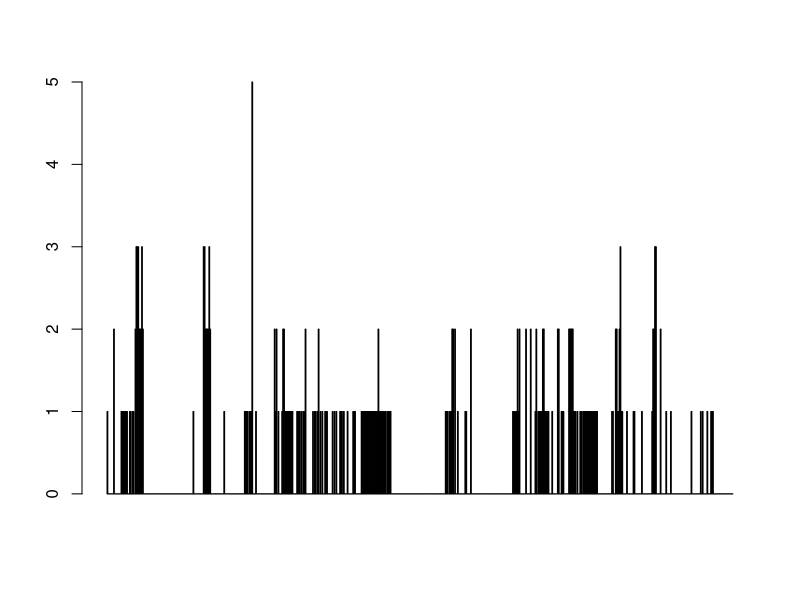
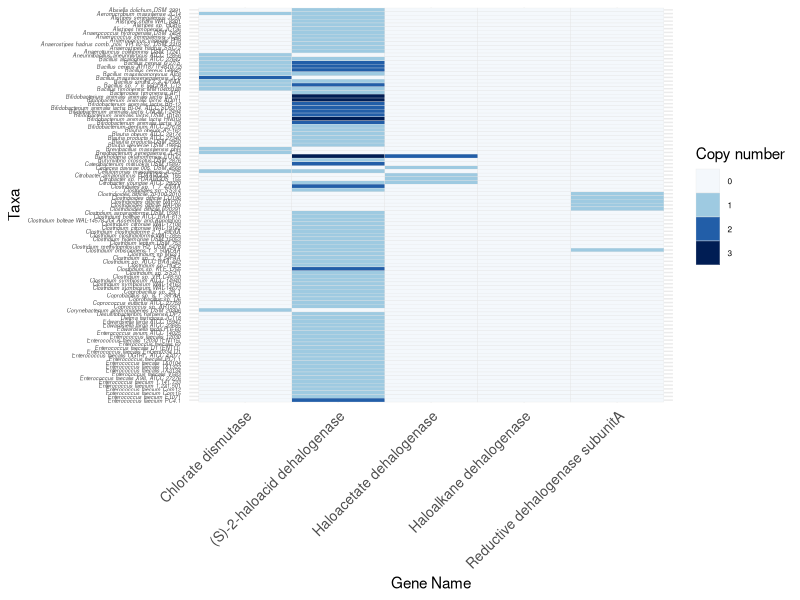

R code for these plots, in order:
## ---- chunk 1

library(ggplot2)
library(tidyverse)
library(knitr)
library(plyr)
library(RColorBrewer)

## ---- chunk 2

# read the results from IMG database downloaded on 20-apr-2018
genome_counts <- read.table("./Genomes/genome_results_EC_hits.txt", 
                            sep = "\t", row.names = 1, 
                            stringsAsFactors = FALSE, header = T)


dim(genome_counts)

## ---- chunk 3

colnames(genome_counts)

# Remove the first column a the information is not usefuls for this project.
genome_counts.2 <- genome_counts[,-1]

# Add a new colum to count total genes detected in each genome

genome_counts.2$Total <- rowSums(genome_counts.2)
dim(genome_counts.2)
# interactive table

#kable(genome_counts.2)
## ---- chunk 4

# now add a coulm with genome names
genome_counts.2$Taxa <- rownames(genome_counts.2)

barplot(genome_counts.2$Total)

## ---- chunk 5

# remove genomes with no hits
genome_counts.3 <- genome_counts.2[, -which(numcolwise(sum)(genome_counts.2) == 0)]

# check which are note present
setdiff(colnames(genome_counts.2), colnames(genome_counts.3))


genome_counts.4 <- subset(genome_counts.3, Total != 0)

genome_counts.4$Total <- NULL
str(genome_counts.4)

nrow(genome_counts)
nrow(genome_counts.4)

# 216 genomes out of 676 had aleast one of the foloowing E.C 
dim(genome_counts.4)

# rename EC to names
colnames(genome_counts.4)
# [1] EC.1.13.11.49 EC.3.8.1.2    EC.3.8.1.3    EC.3.8.1.5 pfam13486
# "Chlorite O(2)-lyase", "(S)-2-haloacid dehalogenase", "Haloacetate dehalogenase", "Haloalkane dehalogenase", "Reductive dehalogenase subunitA"
colnames(genome_counts.4) <- c("Chlorite O(2)-lyase", "(S)-2-haloacid dehalogenase", "Haloacetate dehalogenase", "Haloalkane dehalogenase", "Reductive dehalogenase subunitA", "Taxa")


## save file for supplemantray table
#write.csv(genome_counts.4, "./676_genomes/Supp_Genome_hists_216.csv", row.names = T)

## ---- chunk 6
df_1 <- genome_counts.4[1:105,]
df_2 <- genome_counts.4[106:216,]
df_1.melt <- reshape2::melt(df_1)
df_2.melt <- reshape2::melt(df_2)
colnames(df_1.melt) <- c("Taxa", "variable", "value")
colnames(df_2.melt) <- c("Taxa", "variable", "value")
# df1
#unique(df_1.melt$Taxa)


p1 <- ggplot(df_1.melt, aes(reorder(Taxa, desc(Taxa)),
                            variable,
                            fill = as.factor(value))) + geom_tile(color = "grey90") + coord_flip() +
                            scale_fill_manual("Copy number", values = alpha(c(
                            "#f4f8fc", "#9ecae1", "#225ea8", "#001d54"
                            ), 1)) + theme_minimal() +
                            theme(
                            axis.text.x = element_text(
                            angle = 45,
                            vjust = 1,
                            hjust = 1,
                            size = 10
                            ),
                            axis.text.y = element_text(size = 4, face = "italic"),
                            legend.text = element_text(size = 6)
                            ) + ylab("Gene Name") + xlab("Taxa")
p1 <- p1 + scale_y_discrete(
                            labels = c(
                            "Chlorate dismutase",
                            "(S)-2-haloacid dehalogenase",
                            "Haloacetate dehalogenase",
                            "Haloalkane dehalogenase",
                            "Reductive dehalogenase subunitA"
                            )
                            )
p1 


p2 <-  ggplot(df_2.melt, aes(reorder(Taxa, desc(Taxa)),
                             variable, fill = as.factor(value))) +
                             geom_tile(color = "grey90") + coord_flip() +
                             scale_fill_manual("Copy number", values = alpha(c(
                             "#f4f8fc", "#9ecae1", "#225ea8", "#001d54"
                             ), 1)) + theme_minimal() +
                             
                             theme(
                             axis.text.x = element_text(
                             angle = 45,
                             vjust = 1,
                             hjust = 1,
                             size = 10
                             ),
                             axis.text.y = element_text(size = 4, face = "italic"),
                             legend.text = element_text(size = 6)
                             ) + ylab("Gene Name") 

p2 <- p2 + scale_y_discrete(
                             labels = c(
                             "Chlorate dismutase",
                             "(S)-2-haloacid dehalogenase",
                             "Haloacetate dehalogenase",
                             "Haloalkane dehalogenase",
                             "Reductive dehalogenase subunitA"
                             )
                             )
p2 <- p2 + theme(axis.title.y=element_blank())
                   
p3 <- ggpubr::ggarrange(p1, p2, ncol = 2,common.legend = TRUE)

# Save the figures                            
#ggsave("./Genomes/Figure 4.pdf", height = 10, width = 10)
#ggsave("./Genomes/Figure 4.tiff", height = 9, width = 8, dpi = 300)



## ---- chunk 7
library(dplyr)

counts.met <- read.table("./Human_gut_metagenomes/metagenomes_EC_counts_254.txt", sep = "\t", row.names = 1, stringsAsFactors = FALSE, header = T)
counts.met <- counts.met[,-1]
#head(counts.met)
counts.met$Total <- rowSums(counts.met)
counts.met$ID <- paste0( "Sample-", seq.int(nrow(counts.met)))

#unique(counts.met$Total)


frm <- counts.met %>% 
  mutate(Total = as.numeric(Total)) %>%
  mutate(TotalGRP = case_when(
    Total < 10 ~ 'less than 10',
    between(Total, 10, 30)  ~ 'between 10 to 30',
    between(Total, 29, 50) ~ 'between 29 to 50',
    Total > 50 ~ 'more than 50')
  )

#frm$TotalGRP


counts.met2 <- frm[, -which(numcolwise(sum)(frm) == 0)]
setdiff(colnames(counts.met), colnames(counts.met2))
ncol(counts.met)
colnames(counts.met2)
counts.met2 <- counts.met2[ ,-6]
colnames(counts.met2) <- c("(S)-2-haloacid dehalogenase", "Haloacetate dehalogenase", "Haloalkane dehalogenase", "Atrazine chlorohydrolase", "Reductive dehalogenase subunitA", "ID", "TotalGRP")
counts.met2.df <- reshape2::melt(counts.met2)

#head(counts.met2.df)
colnames(counts.met2.df) <- c("Sample", "TotalGRP","Gene", "Counts")

#head(counts.met2.df)

unique(counts.met2.df$pfam13486)

                            


p1 <-  ggplot(counts.met2.df,
              aes(Sample, Gene,
              fill = TotalGRP)) +
              geom_tile(color = "grey90") +
              scale_fill_manual("Copy number", values = alpha(c(
              "#f4f8fc", "#9ecae1", "#225ea8", "#001d54"
              ), 1)) + theme_bw() +
              theme(
              axis.title.x = element_blank(),
              axis.text.x = element_blank(),
              axis.ticks.x = element_blank()
              ) + ylab("Gene Name")


#ggsave("./Human_gut_metagenomes/Dehalogenase_related_metagenome.pdf", height = 3, width = 10)


#ggsave("./human_gut_metagenomes/Dehalogenase_related_metagenome.tiff", height = 3, width = 10, dpi = 300)


